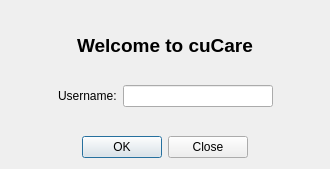
<?xml version="1.0" encoding="UTF-8"?>
<ui version="4.0">
 <class>LoginScreen</class>
 <widget class="QDialog" name="LoginScreen">
  <property name="windowModality">
   <enum>Qt::NonModal</enum>
  </property>
  <property name="geometry">
   <rect>
    <x>0</x>
    <y>0</y>
    <width>330</width>
    <height>169</height>
   </rect>
  </property>
  <property name="windowTitle">
   <string>Login</string>
  </property>
  <layout class="QGridLayout" name="gridLayout_2">
   <item row="6" column="0" colspan="3">
    <widget class="QDialogButtonBox" name="buttonBox">
     <property name="orientation">
      <enum>Qt::Horizontal</enum>
     </property>
     <property name="standardButtons">
      <set>QDialogButtonBox::Close|QDialogButtonBox::Ok</set>
     </property>
     <property name="centerButtons">
      <bool>true</bool>
     </property>
    </widget>
   </item>
   <item row="3" column="0">
    <spacer name="horizontalSpacer">
     <property name="orientation">
      <enum>Qt::Horizontal</enum>
     </property>
     <property name="sizeHint" stdset="0">
      <size>
       <width>40</width>
       <height>20</height>
      </size>
     </property>
    </spacer>
   </item>
   <item row="5" column="1">
    <spacer name="verticalSpacer">
     <property name="orientation">
      <enum>Qt::Vertical</enum>
     </property>
     <property name="sizeHint" stdset="0">
      <size>
       <width>20</width>
       <height>40</height>
      </size>
     </property>
    </spacer>
   </item>
   <item row="2" column="1">
    <spacer name="verticalSpacer_2">
     <property name="orientation">
      <enum>Qt::Vertical</enum>
     </property>
     <property name="sizeHint" stdset="0">
      <size>
       <width>20</width>
       <height>40</height>
      </size>
     </property>
    </spacer>
   </item>
   <item row="1" column="0" colspan="3">
    <widget class="QLabel" name="label_3">
     <property name="font">
      <font>
       <pointsize>14</pointsize>
       <weight>75</weight>
       <bold>true</bold>
      </font>
     </property>
     <property name="text">
      <string>Welcome to cuCare</string>
     </property>
     <property name="alignment">
      <set>Qt::AlignCenter</set>
     </property>
    </widget>
   </item>
   <item row="3" column="2">
    <spacer name="horizontalSpacer_2">
     <property name="orientation">
      <enum>Qt::Horizontal</enum>
     </property>
     <property name="sizeHint" stdset="0">
      <size>
       <width>40</width>
       <height>20</height>
      </size>
     </property>
    </spacer>
   </item>
   <item row="3" column="1">
    <layout class="QGridLayout" name="gridLayout">
     <item row="1" column="1">
      <widget class="QLineEdit" name="editUsername">
       <property name="minimumSize">
        <size>
         <width>150</width>
         <height>0</height>
        </size>
       </property>
       <property name="maximumSize">
        <size>
         <width>150</width>
         <height>16777215</height>
        </size>
       </property>
      </widget>
     </item>
     <item row="1" column="0">
      <widget class="QLabel" name="label">
       <property name="text">
        <string>Username:</string>
       </property>
      </widget>
     </item>
    </layout>
   </item>
   <item row="0" column="1">
    <spacer name="verticalSpacer_3">
     <property name="orientation">
      <enum>Qt::Vertical</enum>
     </property>
     <property name="sizeHint" stdset="0">
      <size>
       <width>20</width>
       <height>40</height>
      </size>
     </property>
    </spacer>
   </item>
  </layout>
 </widget>
 <resources/>
 <connections>
  <connection>
   <sender>buttonBox</sender>
   <signal>accepted()</signal>
   <receiver>LoginScreen</receiver>
   <slot>accept()</slot>
   <hints>
    <hint type="sourcelabel">
     <x>248</x>
     <y>254</y>
    </hint>
    <hint type="destinationlabel">
     <x>157</x>
     <y>274</y>
    </hint>
   </hints>
  </connection>
  <connection>
   <sender>buttonBox</sender>
   <signal>rejected()</signal>
   <receiver>LoginScreen</receiver>
   <slot>reject()</slot>
   <hints>
    <hint type="sourcelabel">
     <x>316</x>
     <y>260</y>
    </hint>
    <hint type="destinationlabel">
     <x>286</x>
     <y>274</y>
    </hint>
   </hints>
  </connection>
 </connections>
</ui>
